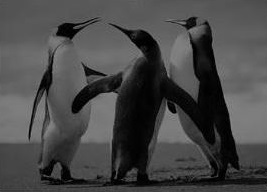
%> input picture HW 3/lowPenguin.jpg, 267 x 192 px
$ octave Homework3Part2.m   (GNU Octave 9; MATLAB toolbox functions it lacks are replaced by stand-ins)
%> lines starting %> are read from the running program, lines starting %| are printed output that depends on the picture
im = imread('lowPenguin.jpg');
%> im is the input picture: size 192x267x3 uint8; min 0, max 147, mean 71.7
im = im(:, :, 1);
%> im: size 192x267 uint8

[x, counts] = imhist(uint8(im));
%> x = 256 values, max 1174 at index 89, min 0 at index 144, mean 200.2; counts = 256 values from 0 to 255
stem(counts, x);
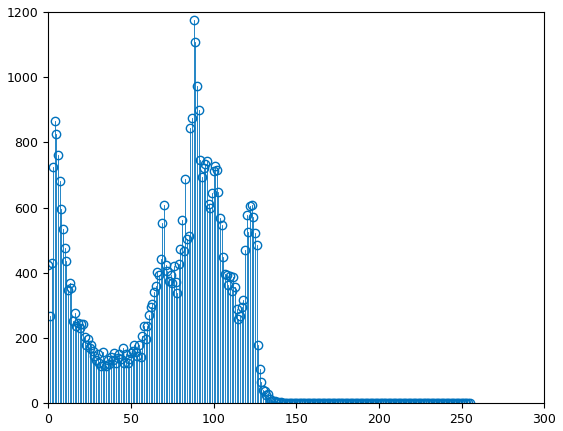
%> figure redrawn from the program's plot data; highest point at x = 88, y = 1174

dark = 45;
gray = 80;
bright = 115;

vd = 50;
vg = 125;
vb = 200;

im = double(im);
%> im: size 192x267 double

mem = zeros(192, 267, 3);
enhanced = zeros(192, 267);

for i = 1:192
    for j = 1:267
        if im(i,j) <= dark
            mem(i, j, 1) = 1;
        elseif im(i, j) <= gray
            mem(i, j, 1) = 1 - ((im(i,j) - dark) / (gray - dark));
            mem(i, j, 2) = 1 - mem(i, j, 1);
        elseif im(i, j) <= bright
            mem(i, j, 2) = 1 - ((im(i,j) - gray) / (bright - gray));
            mem(i, j, 3) = 1 - mem(i, j, 2);
        else
            mem(i, j, 3) = 1;
        end

        enhanced(i,j) = ((mem(i, j, 1) * vd) + (mem(i, j, 2) * vg) + (mem(i, j, 3) * vb)) / (mem(i, j, 1) + mem(i, j, 2) + mem(i, j, 3));

    end
end
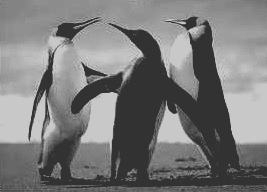
%> enhanced: size 192x267 double; min 50, max 200, mean 122.3
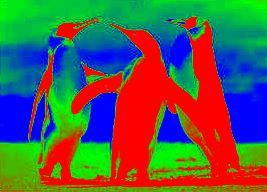
%> mem: size 192x267x3 double; mean R, G, B 0.338, 0.36, 0.302

%Display New Image
figure(2);
imshow(uint8(enhanced));

figure(3);
[x counts] = imhist(uint8(enhanced));
%> x = 256 values, max 13368 at index 51, min 0 at index 1, mean 200.2
stem(counts, x);
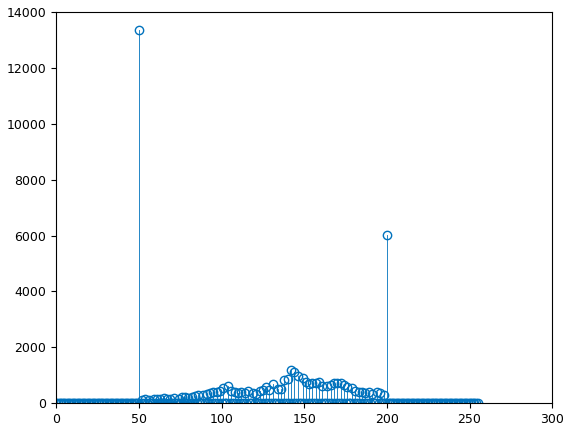
%> figure redrawn from the program's plot data; highest point at x = 50, y = 13368
